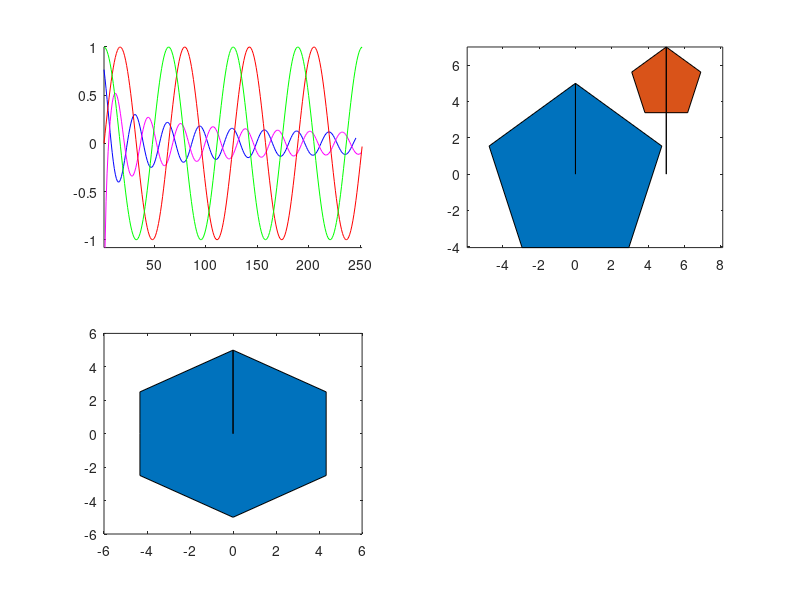

Here is the MATLAB script that generated this plot:
function B = plotstuff()
%PLOTSTUFF Plots sine/cosin, bessel, pentagon etc.

    hold off; % Clear previous plot
    clf;
    
    % BesselJ curve
    subplot(2, 2, 1);
    a = 1:0.2:50;
    B = besselj(0, a);
    plot(B, 'b-');
    hold on;

    %% BesselY curve
    a = 0:0.2:50;
    B = bessely(0, a);
    plot(B, 'm-');

    %% Sine wave
    B = 0:0.1:8*pi;
    %max_y = max(B);
    %min_y = min(B);
    plot(sin(B), 'r-');

    %% Cosine wave
    plot(cos(B), 'g-');
    grid off;
    box off;
    ylim([-1.3, 1.3]);
    axis tight;
    hold off;
    
    %% Plot a pentagon
    % (Nicked from: Mathematica doc Visualization and Graphics, page 41)
    subplot(2, 2, 2);
    n = 0:5; % > 6 elements: Graph line goes round and round...
    a = sin(2 * pi * (n / 5));
    b = cos(2 * pi * (n / 5));
    area(a * 5, b * 5); % 'Faces', 'c', 'Vertices', 'm');
    hold on;
    area((a * 2) + 5, (b * 2) + 5); % 'Faces', 'c', 'Vertices', 'm');
    hold off;
    %plot(a, b, 'bo-');
    axis equal;

    %% Plot a hexagon
    % (Nicked from: Mathematica doc Visualization and Graphics, page 53)
    subplot(2, 2, 3);
    n = 0:6; % > 6 elements: Graph line goes round and round...
    a = sin(pi / 3 * n);
    b = cos(pi / 3 * n);
    area(a * 5, b * 5); % 'Faces', 'c', 'Vertices', 'm');
